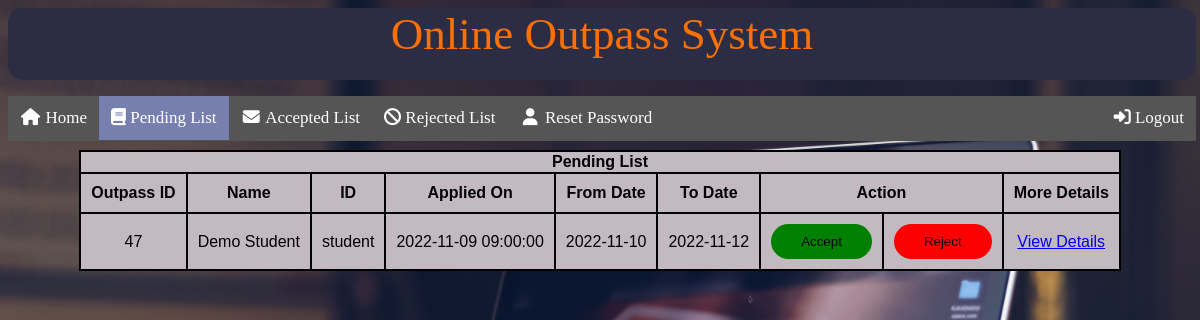
The page /php/pending2.php (signed in) on the database its author committed.
### tables this page shows
CREATE TABLE `reg` (
  `id` varchar(7) NOT NULL,
  `gname` varchar(30) NOT NULL,
  `gnumber` bigint(15) NOT NULL,
  `snumber` bigint(15) NOT NULL,
  `fromdate` varchar(20) DEFAULT NULL,
  `todate` varchar(20) DEFAULT NULL,
  `reason` varchar(256) NOT NULL,
  `applydate` varchar(20) DEFAULT current_timestamp(),
  `outpassId` bigint(15) NOT NULL,
  `status` varchar(15) NOT NULL DEFAULT 'Pending',
  `rejected_date` varchar(20) NOT NULL DEFAULT 'NULL',
  `accepted_date` varchar(20) NOT NULL DEFAULT 'NULL'
);

CREATE TABLE `student_login` (
  `id` varchar(7) NOT NULL,
  `password` varchar(50) NOT NULL,
  `name` varchar(50) NOT NULL,
  `gender` varchar(6) NOT NULL,
  `email` varchar(50) NOT NULL
);

### php/pending2.php (the view, shortened to what this page needs)
<html>
    <head>
        <link rel="stylesheet" href="../css/pendingcs.css">
	<link rel="stylesheet" href="../css/header.css">
	<link rel="stylesheet" href="../css/wardennav.css">
        <link rel="stylesheet" href="https://cdnjs.cloudflare.com/ajax/libs/font-awesome/4.7.0/css/font-awesome.min.css">
    </head>
    <body>
        <div class="header">
            <p>Online Outpass System</p>
        </div>
        <div id="user">
            <div class="navbar">
                <a  href="warden.php"><i class="fa fa-fw fa-home"></i> Home</a>
                <a class="active" href="pending.php"><i class="fa fa-book"></i> Pending List</a>
                <a href="#"><i class="fa fa-fw fa-envelope"></i> Accepted List</a>
                <a href="#"><i class="fa fa-ban"></i> Rejected List</a>
                <a href="#"><i class="fa fa-fw fa-user"></i> Reset Password</a>
                <a href="logout.php" id="logout"><i class="fa fa-sign-in"></i>  Logout</a>
              </div>
              <?php
                if($_SESSION['id']!='' && $_SESSION['login']!=false)
                {
                    $con=new mysqli("localhost","root","","outpass");
                        $quer="SELECT * from reg where status='Pending' group by applydate  order by applydate DESC";
                        $select=mysqli_query($con,$quer);
                        $rows=mysqli_num_rows($select);
                        if($rows==0)
                        {
                            echo "<h2><center><font color=red>No Records Found</font><strong></strong></center><h2>";
                        }else
                        {
                         echo "<div class='table1'>
                                <table class='table2'>
                                    <tr class='tr1'>
                                        <td colspan='9' id='tablehead'><b>Pending List</b></td>
                                    </tr>
                                    <tr class='tr1'>
                                        <td class='td1'><b>Outpass ID</b></td>
                                        <td class='td1'><b>Name</b></td>
                                        <td class='td1'><b>ID</b></td>
                                        <td class='td1'><b>Applied On</b></td>
                                        <td class='td1'><b>From Date</b></td>
                                        <td class='td1'><b>To Date</b></td>
                                        <td class='td1' colspan='2'><b>Action</b></td>
                                        <td class='td1'><b>More Details</b></td>
                                    </tr>";
                                    while($data=mysqli_fetch_assoc($select))
                                    {
                                        $ssid=$data['id'];
                                        $nam="select name from student_login where id='$ssid'";
                                        $name=mysqli_query($con,$nam);
                                        $dat=mysqli_fetch_assoc($name);
                                        $ssname=$dat['name'];
                                         echo "<tr >
                                         <td class='td1'>".$data['outpassId']."</td>
                                        <td class='td1'>".$ssname."</td>
                                        <td class='td1'>".$data['id']."</td>
                                        <td class='td1'>".$data['applydate']."</td>
                                        <td class='td1'>".$data['fromdate']."</td>
                                        <td class='td1'>".$data['todate']."</td>";
                                       echo "<td class='td1'><a href='approve.php?oi=$data[outpassId]' onclick='return checkApprove()' style='text-decoration:none;'><button class='btn' id='green'>Accept</button></a></td>
                                        <td class='td1'><a href='rej.php?oi=$data[outpassId]' onclick='return checkReject()' style='text-decoration:none;'><button class='btn' id='red'>Reject</button</a></td>
                                        <td class='td1'><a href='inner.php?oi=$data[outpassId]' id='myBtn'>View Details</a></td>
                                    </tr>";
                                    }
                                echo "</table>";
                                 echo" </div>";
                    }
            }
            else
            {
                header("Location:home.php");
            }
              ?>
        </div>
    </body>
</html>

### css/pendingcs.css (style rules this page uses)
.table2,.tr1,.td1 { border: 2px solid black; padding: 10px; text-align: center; }
.table2 { border-collapse: collapse; margin-top: 150px; margin-left: auto; margin-right: auto; background-color:#C3BAC1; padding: 30px; font-family: Impact, Haettenschweiler, 'Arial Narrow Bold', sans-serif; }
.btn { width: 100%; padding: 10px 30px; cursor: pointer; display: block; margin: auto; border: 0; outline: none; border-radius: 30px; position: relative; }
#red { background-color: red; }
#green { background-color: green; }

### css/header.css (style rules this page uses)
body { background-image: url('../img/imag2.jpg'); background-attachment: fixed; background-size: cover; }
.header { width: 99%; height: 9%; background:#2C2C44; display: block; margin-left: auto; margin-right: auto; border-radius: 15px; text-align: center; font-size:45px; font-family: 'Sofia'; color:#FB7004; position: fixed; top:1%; }
P { font-size:45px; margin-top: auto; margin-bottom: auto; }
#user { height: 78%; width:100%; margin-top: 100px; }

### css/wardennav.css (style rules this page uses)
.navbar { width: 99%; background-color: #555; overflow: auto; height: 45px; position:fixed; top:12%; }
.navbar a { float: left; text-align: center; padding: 12px; color: white; text-decoration: none; font-size: 17px; }
.active { background-color: #777FAE; }
#logout { float: right; }

### rows shown on the page
reg: outpassId "47", student_login.name "Demo Student", id "student", applydate "2022-11-09 09:00:00", fromdate "2022-11-10", todate "2022-11-12"
